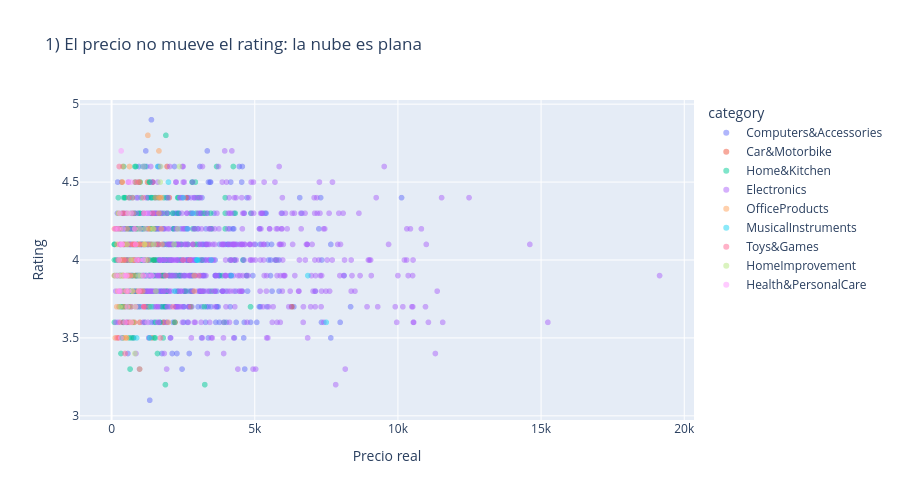
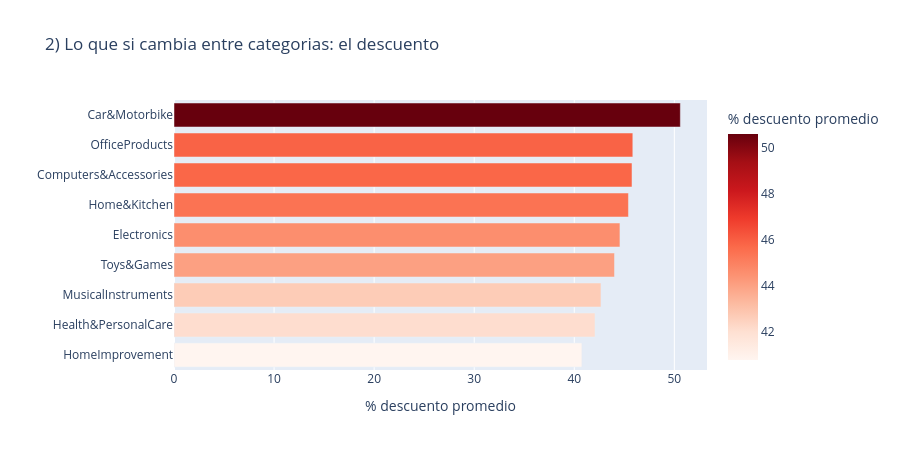

The cell these charts' notebook holds for them, in order:
### Markdown cell above
### Reto 4 — Tu propio dashboard interactivo

Usando Plotly, crea al menos DOS gráficos interactivos que juntos den un panorama del dataset (por ejemplo: dispersión precio-rating + barras de categorías). Justifica por qué elegiste esos dos.

### Code cell
# RETO 4: dos graficos interactivos que juntos dan el panorama del catalogo

# 1) Precio vs rating: responde "pagar mas garantiza un mejor producto?"
fig1 = px.scatter(df, x="actual_price", y="rating", color="category",
                  hover_data=["product_name"], opacity=0.5,
                  title="1) El precio no mueve el rating: la nube es plana",
                  labels={"actual_price": "Precio real", "rating": "Rating"})
fig1.update_layout(height=500)
fig1.show()

# 2) Descuento por categoria: responde "entonces, en que si se diferencian?"
desc_cat = (df.groupby("category")["discount_percentage"]
              .mean().sort_values().reset_index())
fig2 = px.bar(desc_cat, x="discount_percentage", y="category", orientation="h",
              color="discount_percentage", color_continuous_scale="Reds",
              title="2) Lo que si cambia entre categorias: el descuento",
              labels={"discount_percentage": "% descuento promedio", "category": ""})
fig2.update_layout(height=450)
fig2.show()

### Figure 1 — Plotly figure (JSON) as saved in the notebook; plotly's stock layout.template omitted (floating-point values rounded to 4 significant figures; data arrays with more than 128 entries replaced by an {"elided": "..."} marker saying what was removed)
{"data": [{"customdata": {"elided": "390x1 str values"}, "hovertemplate": "category=Computers&Accessories<br>Precio real=%{x}<br>Rating=%{y}<br>product_name=%{customdata[0]}<extra></extra>", "legendgroup": "Computers&Accessories", "marker": {"color": "#636efa", "opacity": 0.5, "symbol": "circle"}, "mode": "markers", "name": "Computers&Accessories", "showlegend": true, "type": "scattergl", "x": {"elided": "390 float values"}, "xaxis": "x", "y": {"elided": "390 float values"}, "yaxis": "y"}, {"customdata": [["Producto Car&Motorbike 1"], ["Producto Car&Motorbike 11"], ["Producto Car&Motorbike 34"], ["Producto Car&Motorbike 50"], ["Producto Car&Motorbike 140"], ["Producto Car&Motorbike 241"], ["Producto Car&Motorbike 247"], ["Producto Car&Motorbike 248"], ["Producto Car&Motorbike 313"], ["Producto Car&Motorbike 324"], ["Producto Car&Motorbike 366"], ["Producto Car&Motorbike 411"], ["Producto Car&Motorbike 412"], ["Producto Car&Motorbike 464"], ["Producto Car&Motorbike 469"], ["Producto Car&Motorbike 471"], ["Producto Car&Motorbike 478"], ["Producto Car&Motorbike 488"], ["Producto Car&Motorbike 522"], ["Producto Car&Motorbike 540"], ["Producto Car&Motorbike 678"], ["Producto Car&Motorbike 717"], ["Producto Car&Motorbike 843"], ["Producto Car&Motorbike 998"], ["Producto Car&Motorbike 1101"], ["Producto Car&Motorbike 1121"], ["Producto Car&Motorbike 1180"], ["Producto Car&Motorbike 1197"], ["Producto Car&Motorbike 1220"], ["Producto Car&Motorbike 1238"], ["Producto Car&Motorbike 1382"], ["Producto Car&Motorbike 1388"], ["Producto Car&Motorbike 1425"], ["Producto Car&Motorbike 1427"], ["Producto Car&Motorbike 1440"]], "hovertemplate": "category=Car&Motorbike<br>Precio real=%{x}<br>Rating=%{y}<br>product_name=%{customdata[0]}<extra></extra>", "legendgroup": "Car&Motorbike", "marker": {"color": "#EF553B", "opacity": 0.5, "symbol": "circle"}, "mode": "markers", "name": "Car&Motorbike", "showlegend": true, "type": "scattergl", "x": [1021.0, 979.0, 544.0, 1743.0, 415.0, 1147.0, 881.0, 795.0, 359.0, 1450.0, 2608.0, 1255.0, 844.0, 645.0, 1124.0, 1937.0, 999.0, 1493.0, 648.0, 660.0, 986.0, 582.0, 2018.0, 2218.0, 1179.0, 1828.0, 6296.0, 856.0, 1082.0, 1438.0, 2859.0, 881.0, 1773.0, 1400.0, 244.0], "xaxis": "x", "y": [4.0, 4.5, 4.0, 3.9, 3.7, 3.8, 3.9, 3.6, 4.0, 4.0, 4.4, 4.5, 3.9, 4.0, 4.0, 4.6, 3.8, 4.0, 3.8, 4.2, 3.6, 3.9, 4.4, 3.6, 3.7, 3.6, 3.7, 4.2, 3.8, 4.5, 4.1, 3.8, 3.9, 3.5, 3.5], "yaxis": "y"}, {"customdata": {"elided": "290x1 str values"}, "hovertemplate": "category=Home&Kitchen<br>Precio real=%{x}<br>Rating=%{y}<br>product_name=%{customdata[0]}<extra></extra>", "legendgroup": "Home&Kitchen", "marker": {"color": "#00cc96", "opacity": 0.5, "symbol": "circle"}, "mode": "markers", "name": "Home&Kitchen", "showlegend": true, "type": "scattergl", "x": {"elided": "290 float values"}, "xaxis": "x", "y": {"elided": "290 float values"}, "yaxis": "y"}, {"customdata": {"elided": "525x1 str values"}, "hovertemplate": "category=Electronics<br>Precio real=%{x}<br>Rating=%{y}<br>product_name=%{customdata[0]}<extra></extra>", "legendgroup": "Electronics", "marker": {"color": "#ab63fa", "opacity": 0.5, "symbol": "circle"}, "mode": "markers", "name": "Electronics", "showlegend": true, "type": "scattergl", "x": {"elided": "525 float values"}, "xaxis": "x", "y": {"elided": "525 float values"}, "yaxis": "y"}, {"customdata": [["Producto OfficeProducts 7"], ["Producto OfficeProducts 53"], ["Producto OfficeProducts 80"], ["Producto OfficeProducts 88"], ["Producto OfficeProducts 115"], ["Producto OfficeProducts 118"], ["Producto OfficeProducts 121"], ["Producto OfficeProducts 127"], ["Producto OfficeProducts 183"], ["Producto OfficeProducts 191"], ["Producto OfficeProducts 197"], ["Producto OfficeProducts 198"], ["Producto OfficeProducts 203"], ["Producto OfficeProducts 228"], ["Producto OfficeProducts 249"], ["Producto OfficeProducts 252"], ["Producto OfficeProducts 264"], ["Producto OfficeProducts 272"], ["Producto OfficeProducts 280"], ["Producto OfficeProducts 336"], ["Producto OfficeProducts 351"], ["Producto OfficeProducts 383"], ["Producto OfficeProducts 396"], ["Producto OfficeProducts 405"], ["Producto OfficeProducts 427"], ["Producto OfficeProducts 467"], ["Producto OfficeProducts 473"], ["Producto OfficeProducts 489"], ["Producto OfficeProducts 513"], ["Producto OfficeProducts 529"], ["Producto OfficeProducts 551"], ["Producto OfficeProducts 554"], ["Producto OfficeProducts 574"], ["Producto OfficeProducts 594"], ["Producto OfficeProducts 614"], ["Producto OfficeProducts 631"], ["Producto OfficeProducts 645"], ["Producto OfficeProducts 671"], ["Producto OfficeProducts 679"], ["Producto OfficeProducts 735"], ["Producto OfficeProducts 745"], ["Producto OfficeProducts 758"], ["Producto OfficeProducts 767"], ["Producto OfficeProducts 795"], ["Producto OfficeProducts 814"], ["Producto OfficeProducts 853"], ["Producto OfficeProducts 868"], ["Producto OfficeProducts 891"], ["Producto OfficeProducts 897"], ["Producto OfficeProducts 905"], ["Producto OfficeProducts 920"], ["Producto OfficeProducts 922"], ["Producto OfficeProducts 948"], ["Producto OfficeProducts 1002"], ["Producto OfficeProducts 1026"], ["Producto OfficeProducts 1044"], ["Producto OfficeProducts 1048"], ["Producto OfficeProducts 1050"], ["Producto OfficeProducts 1060"], ["Producto OfficeProducts 1083"], ["Producto OfficeProducts 1102"], ["Producto OfficeProducts 1117"], ["Producto OfficeProducts 1120"], ["Producto OfficeProducts 1122"], ["Producto OfficeProducts 1136"], ["Producto OfficeProducts 1145"], ["Producto OfficeProducts 1148"], ["Producto OfficeProducts 1149"], ["Producto OfficeProducts 1157"], ["Producto OfficeProducts 1158"], ["Producto OfficeProducts 1195"], ["Producto OfficeProducts 1230"], ["Producto OfficeProducts 1236"], ["Producto OfficeProducts 1240"], ["Producto OfficeProducts 1271"], ["Producto OfficeProducts 1305"], ["Producto OfficeProducts 1311"], ["Producto OfficeProducts 1322"], ["Producto OfficeProducts 1342"], ["Producto OfficeProducts 1350"], ["Producto OfficeProducts 1355"], ["Producto OfficeProducts 1372"], ["Producto OfficeProducts 1375"], ["Producto OfficeProducts 1409"], ["Producto OfficeProducts 1429"], ["Producto OfficeProducts 1444"], ["Producto OfficeProducts 1452"]], "hovertemplate": "category=OfficeProducts<br>Precio real=%{x}<br>Rating=%{y}<br>product_name=%{customdata[0]}<extra></extra>", "legendgroup": "OfficeProducts", "marker": {"color": "#FFA15A", "opacity": 0.5, "symbol": "circle"}, "mode": "markers", "name": "OfficeProducts", "showlegend": true, "type": "scattergl", "x": [541.0, 1740.0, 962.0, 805.0, 1258.0, 438.0, 1143.0, 651.0, 945.0, 1735.0, 1469.0, 412.0, 393.0, 1155.0, 1342.0, 625.0, 497.0, 100.0, 422.0, 1122.0, 1759.0, 779.0, 952.0, 171.0, 1297.0, 129.0, 668.0, 1654.0, 1530.0, 560.0, 380.0, 1695.0, 751.0, 134.0, 923.0, 235.0, 1267.0, 591.0, 429.0, 370.0, 719.0, 983.0, 726.0, 771.0, 979.0, 219.0, 383.0, 827.0, 378.0, 1653.0, 1084.0, 740.0, 832.0, 240.0, 633.0, 518.0, 299.0, 391.0, 527.0, 231.0, 267.0, 1984.0, 314.0, 512.0, 338.0, 1262.0, 192.0, 1388.0, 423.0, 311.0, 1130.0, 2893.0, 1325.0, 567.0, 422.0, 824.0, 1652.0, 2889.0, 775.0, 775.0, 667.0, 369.0, 527.0, 180.0, 684.0, 434.0, 518.0], "xaxis": "x", "y": [4.2, 4.4, 4.1, 4.0, 4.0, 3.7, 4.1, 4.0, 3.8, 4.2, 4.2, 3.9, 3.9, 4.1, 3.7, 4.6, 3.5, 4.2, 3.9, 4.1, 4.1, 3.9, 4.1, 4.2, 4.2, 3.5, 3.9, 4.7, 4.4, 3.8, 3.9, 4.4, 3.6, 3.9, 3.8, 3.9, 4.8, 3.9, 4.1, 4.5, 4.1, 4.5, 3.8, 4.0, 3.3, 3.8, 3.9, 4.5, 3.8, 4.3, 3.8, 4.3, 3.7, 4.3, 3.6, 4.1, 3.9, 4.6, 3.9, 4.0, 3.7, 3.6, 4.0, 3.9, 4.1, 4.1, 4.1, 4.1, 3.5, 4.2, 4.1, 3.8, 4.2, 3.7, 4.0, 4.1, 4.4, 3.9, 4.1, 4.0, 3.7, 4.5, 3.5, 3.7, 3.6, 4.0, 3.8], "yaxis": "y"}, {"customdata": [["Producto MusicalInstruments 12"], ["Producto MusicalInstruments 165"], ["Producto MusicalInstruments 219"], ["Producto MusicalInstruments 314"], ["Producto MusicalInstruments 376"], ["Producto MusicalInstruments 523"], ["Producto MusicalInstruments 524"], ["Producto MusicalInstruments 536"], ["Producto MusicalInstruments 716"], ["Producto MusicalInstruments 725"], ["Producto MusicalInstruments 771"], ["Producto MusicalInstruments 811"], ["Producto MusicalInstruments 892"], ["Producto MusicalInstruments 931"], ["Producto MusicalInstruments 1007"], ["Producto MusicalInstruments 1027"], ["Producto MusicalInstruments 1151"], ["Producto MusicalInstruments 1166"], ["Producto MusicalInstruments 1243"], ["Producto MusicalInstruments 1406"], ["Producto MusicalInstruments 1447"]], "hovertemplate": "category=MusicalInstruments<br>Precio real=%{x}<br>Rating=%{y}<br>product_name=%{customdata[0]}<extra></extra>", "legendgroup": "MusicalInstruments", "marker": {"color": "#19d3f3", "opacity": 0.5, "symbol": "circle"}, "mode": "markers", "name": "MusicalInstruments", "showlegend": true, "type": "scattergl", "x": [2843.0, 2195.0, 1611.0, 4179.0, 198.0, 1156.0, 641.0, 6854.0, 1377.0, 7496.0, 2501.0, 874.0, 2648.0, 772.0, 2971.0, 3478.0, 1986.0, 3005.0, 869.0, 1336.0, 2984.0], "xaxis": "x", "y": [4.3, 3.8, 4.6, 3.9, 4.2, 3.9, 4.4, 3.9, 3.7, 3.6, 4.4, 3.5, 4.2, 4.3, 4.0, 4.0, 4.5, 4.0, 4.0, 3.5, 4.0], "yaxis": "y"}, {"customdata": [["Producto Toys&Games 33"], ["Producto Toys&Games 52"], ["Producto Toys&Games 55"], ["Producto Toys&Games 112"], ["Producto Toys&Games 134"], ["Producto Toys&Games 178"], ["Producto Toys&Games 182"], ["Producto Toys&Games 240"], ["Producto Toys&Games 245"], ["Producto Toys&Games 256"], ["Producto Toys&Games 358"], ["Producto Toys&Games 364"], ["Producto Toys&Games 395"], ["Producto Toys&Games 445"], ["Producto Toys&Games 508"], ["Producto Toys&Games 512"], ["Producto Toys&Games 535"], ["Producto Toys&Games 575"], ["Producto Toys&Games 577"], ["Producto Toys&Games 615"], ["Producto Toys&Games 684"], ["Producto Toys&Games 715"], ["Producto Toys&Games 720"], ["Producto Toys&Games 751"], ["Producto Toys&Games 789"], ["Producto Toys&Games 796"], ["Producto Toys&Games 799"], ["Producto Toys&Games 806"], ["Producto Toys&Games 807"], ["Producto Toys&Games 813"], ["Producto Toys&Games 869"], ["Producto Toys&Games 917"], ["Producto Toys&Games 971"], ["Producto Toys&Games 1012"], ["Producto Toys&Games 1015"], ["Producto Toys&Games 1022"], ["Producto Toys&Games 1024"], ["Producto Toys&Games 1052"], ["Producto Toys&Games 1079"], ["Producto Toys&Games 1084"], ["Producto Toys&Games 1090"], ["Producto Toys&Games 1103"], ["Producto Toys&Games 1183"], ["Producto Toys&Games 1185"], ["Producto Toys&Games 1223"], ["Producto Toys&Games 1248"], ["Producto Toys&Games 1301"], ["Producto Toys&Games 1415"], ["Producto Toys&Games 1419"], ["Producto Toys&Games 1448"], ["Producto Toys&Games 1455"]], "hovertemplate": "category=Toys&Games<br>Precio real=%{x}<br>Rating=%{y}<br>product_name=%{customdata[0]}<extra></extra>", "legendgroup": "Toys&Games", "marker": {"color": "#FF6692", "opacity": 0.5, "symbol": "circle"}, "mode": "markers", "name": "Toys&Games", "showlegend": true, "type": "scattergl", "x": [847.0, 2144.0, 385.0, 940.0, 1629.0, 3037.0, 443.0, 802.0, 797.0, 408.0, 424.0, 917.0, 1101.0, 604.0, 523.0, 191.0, 822.0, 1116.0, 766.0, 756.0, 273.0, 1131.0, 1013.0, 1554.0, 961.0, 470.0, 282.0, 2765.0, 917.0, 404.0, 1123.0, 250.0, 1707.0, 303.0, 2496.0, 420.0, 2725.0, 1027.0, 507.0, 100.0, 266.0, 1434.0, 597.0, 732.0, 418.0, 1124.0, 132.0, 1892.0, 800.0, 213.0, 548.0], "xaxis": "x", "y": [4.1, 3.7, 4.3, 4.0, 4.1, 3.9, 4.0, 4.1, 4.1, 3.9, 4.3, 4.0, 4.4, 4.4, 3.6, 3.5, 4.2, 3.9, 4.3, 4.1, 3.8, 3.7, 3.8, 4.1, 3.8, 3.4, 4.1, 3.7, 4.5, 4.1, 4.3, 4.2, 3.5, 3.6, 4.0, 3.9, 4.0, 4.1, 4.0, 3.9, 4.6, 4.3, 4.1, 4.4, 3.6, 3.7, 4.2, 3.9, 4.0, 4.2, 4.3], "yaxis": "y"}, {"customdata": [["Producto HomeImprovement 43"], ["Producto HomeImprovement 104"], ["Producto HomeImprovement 150"], ["Producto HomeImprovement 192"], ["Producto HomeImprovement 242"], ["Producto HomeImprovement 273"], ["Producto HomeImprovement 367"], ["Producto HomeImprovement 401"], ["Producto HomeImprovement 408"], ["Producto HomeImprovement 453"], ["Producto HomeImprovement 485"], ["Producto HomeImprovement 506"], ["Producto HomeImprovement 568"], ["Producto HomeImprovement 748"], ["Producto HomeImprovement 785"], ["Producto HomeImprovement 825"], ["Producto HomeImprovement 836"], ["Producto HomeImprovement 937"], ["Producto HomeImprovement 947"], ["Producto HomeImprovement 953"], ["Producto HomeImprovement 996"], ["Producto HomeImprovement 1018"], ["Producto HomeImprovement 1356"], ["Producto HomeImprovement 1360"], ["Producto HomeImprovement 1367"]], "hovertemplate": "category=HomeImprovement<br>Precio real=%{x}<br>Rating=%{y}<br>product_name=%{customdata[0]}<extra></extra>", "legendgroup": "HomeImprovement", "marker": {"color": "#B6E880", "opacity": 0.5, "symbol": "circle"}, "mode": "markers", "name": "HomeImprovement", "showlegend": true, "type": "scattergl", "x": [1698.0, 100.0, 1548.0, 245.0, 601.0, 1164.0, 722.0, 816.0, 335.0, 824.0, 297.0, 385.0, 937.0, 680.0, 2307.0, 1182.0, 1711.0, 542.0, 1478.0, 979.0, 1008.0, 1446.0, 2182.0, 1152.0, 2369.0], "xaxis": "x", "y": [4.5, 3.9, 3.8, 4.3, 4.3, 4.2, 3.8, 3.4, 3.9, 3.7, 3.7, 3.9, 3.9, 4.0, 4.2, 4.0, 4.6, 4.1, 4.1, 4.2, 3.9, 4.2, 4.1, 4.1, 4.6], "yaxis": "y"}, {"customdata": [["Producto Health&PersonalCare 69"], ["Producto Health&PersonalCare 139"], ["Producto Health&PersonalCare 154"], ["Producto Health&PersonalCare 226"], ["Producto Health&PersonalCare 261"], ["Producto Health&PersonalCare 305"], ["Producto Health&PersonalCare 390"], ["Producto Health&PersonalCare 441"], ["Producto Health&PersonalCare 446"], ["Producto Health&PersonalCare 475"], ["Producto Health&PersonalCare 498"], ["Producto Health&PersonalCare 499"], ["Producto Health&PersonalCare 518"], ["Producto Health&PersonalCare 531"], ["Producto Health&PersonalCare 532"], ["Producto Health&PersonalCare 581"], ["Producto Health&PersonalCare 661"], ["Producto Health&PersonalCare 675"], ["Producto Health&PersonalCare 705"], ["Producto Health&PersonalCare 810"], ["Producto Health&PersonalCare 847"], ["Producto Health&PersonalCare 932"], ["Producto Health&PersonalCare 1011"], ["Producto Health&PersonalCare 1023"], ["Producto Health&PersonalCare 1054"], ["Producto Health&PersonalCare 1061"], ["Producto Health&PersonalCare 1074"], ["Producto Health&PersonalCare 1088"], ["Producto Health&PersonalCare 1104"], ["Producto Health&PersonalCare 1171"], ["Producto Health&PersonalCare 1196"], ["Producto Health&PersonalCare 1209"], ["Producto Health&PersonalCare 1228"], ["Producto Health&PersonalCare 1277"], ["Producto Health&PersonalCare 1324"], ["Producto Health&PersonalCare 1333"], ["Producto Health&PersonalCare 1334"], ["Producto Health&PersonalCare 1348"], ["Producto Health&PersonalCare 1370"], ["Producto Health&PersonalCare 1424"], ["Producto Health&PersonalCare 1464"]], "hovertemplate": "category=Health&PersonalCare<br>Precio real=%{x}<br>Rating=%{y}<br>product_name=%{customdata[0]}<extra></extra>", "legendgroup": "Health&PersonalCare", "marker": {"color": "#FF97FF", "opacity": 0.5, "symbol": "circle"}, "mode": "markers", "name": "Health&PersonalCare", "showlegend": true, "type": "scattergl", "x": [538.0, 878.0, 306.0, 367.0, 327.0, 1140.0, 841.0, 606.0, 1120.0, 272.0, 839.0, 334.0, 1413.0, 471.0, 506.0, 1256.0, 1252.0, 443.0, 681.0, 678.0, 1098.0, 158.0, 549.0, 683.0, 396.0, 506.0, 809.0, 240.0, 293.0, 1101.0, 1290.0, 249.0, 570.0, 266.0, 119.0, 957.0, 575.0, 996.0, 291.0, 358.0, 228.0], "xaxis": "x", "y": [3.9, 4.0, 3.8, 4.1, 3.5, 4.3, 3.7, 3.8, 4.6, 3.8, 4.1, 4.7, 3.9, 3.6, 3.9, 3.9, 3.6, 3.9, 4.3, 4.5, 3.9, 3.9, 3.7, 3.6, 4.2, 3.8, 4.2, 3.8, 4.1, 4.0, 4.3, 3.9, 4.3, 4.0, 4.2, 3.8, 4.5, 4.0, 4.3, 4.1, 4.2], "yaxis": "y"}], "layout": {"height": 500, "legend": {"title": {"text": "category"}, "tracegroupgap": 0}, "title": {"text": "1) El precio no mueve el rating: la nube es plana"}, "xaxis": {"anchor": "y", "domain": [0.0, 1.0], "title": {"text": "Precio real"}}, "yaxis": {"anchor": "x", "domain": [0.0, 1.0], "title": {"text": "Rating"}}}}

### Figure 2 — Plotly figure (JSON) as saved in the notebook; plotly's stock layout.template omitted (floating-point values rounded to 4 significant figures)
{"data": [{"hovertemplate": "% descuento promedio=%{marker.color}<br>=%{y}<extra></extra>", "legendgroup": "", "marker": {"color": [40.76, 42.07, 42.67, 44.02, 44.56, 45.41, 45.77, 45.85, 50.6], "coloraxis": "coloraxis", "pattern": {"shape": ""}}, "name": "", "orientation": "h", "showlegend": false, "textposition": "auto", "type": "bar", "x": [40.76, 42.07, 42.67, 44.02, 44.56, 45.41, 45.77, 45.85, 50.6], "xaxis": "x", "y": ["HomeImprovement", "Health&PersonalCare", "MusicalInstruments", "Toys&Games", "Electronics", "Home&Kitchen", "Computers&Accessories", "OfficeProducts", "Car&Motorbike"], "yaxis": "y"}], "layout": {"barmode": "relative", "coloraxis": {"autocolorscale": false, "colorbar": {"title": {"text": "% descuento promedio"}}, "colorscale": [[0.0, "rgb(255,245,240)"], [0.125, "rgb(254,224,210)"], [0.25, "rgb(252,187,161)"], [0.375, "rgb(252,146,114)"], [0.5, "rgb(251,106,74)"], [0.625, "rgb(239,59,44)"], [0.75, "rgb(203,24,29)"], [0.875, "rgb(165,15,21)"], [1.0, "rgb(103,0,13)"]]}, "height": 450, "legend": {"tracegroupgap": 0}, "title": {"text": "2) Lo que si cambia entre categorias: el descuento"}, "xaxis": {"anchor": "y", "domain": [0.0, 1.0], "title": {"text": "% descuento promedio"}}, "yaxis": {"anchor": "x", "domain": [0.0, 1.0], "title": {"text": ""}}}}
